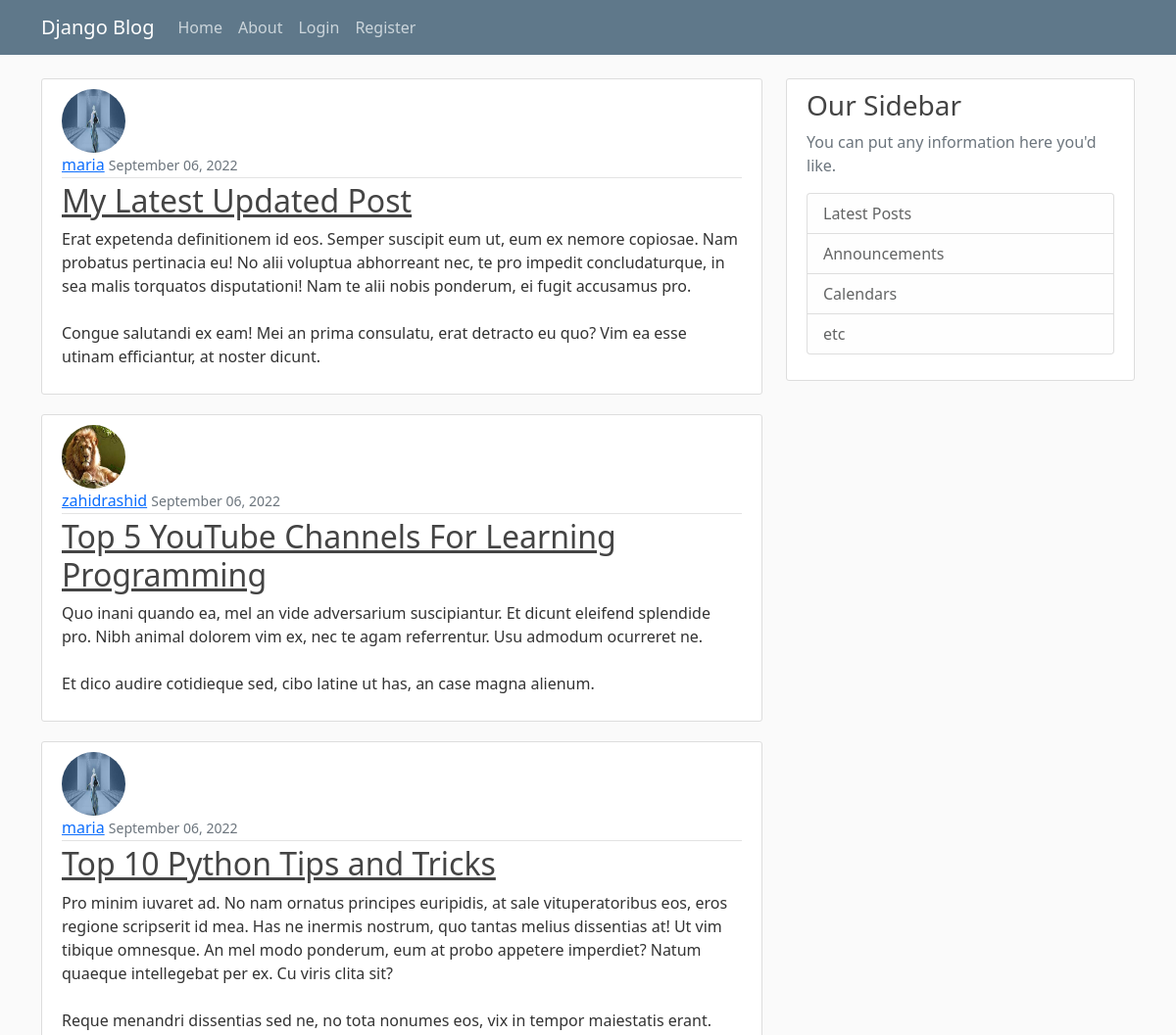
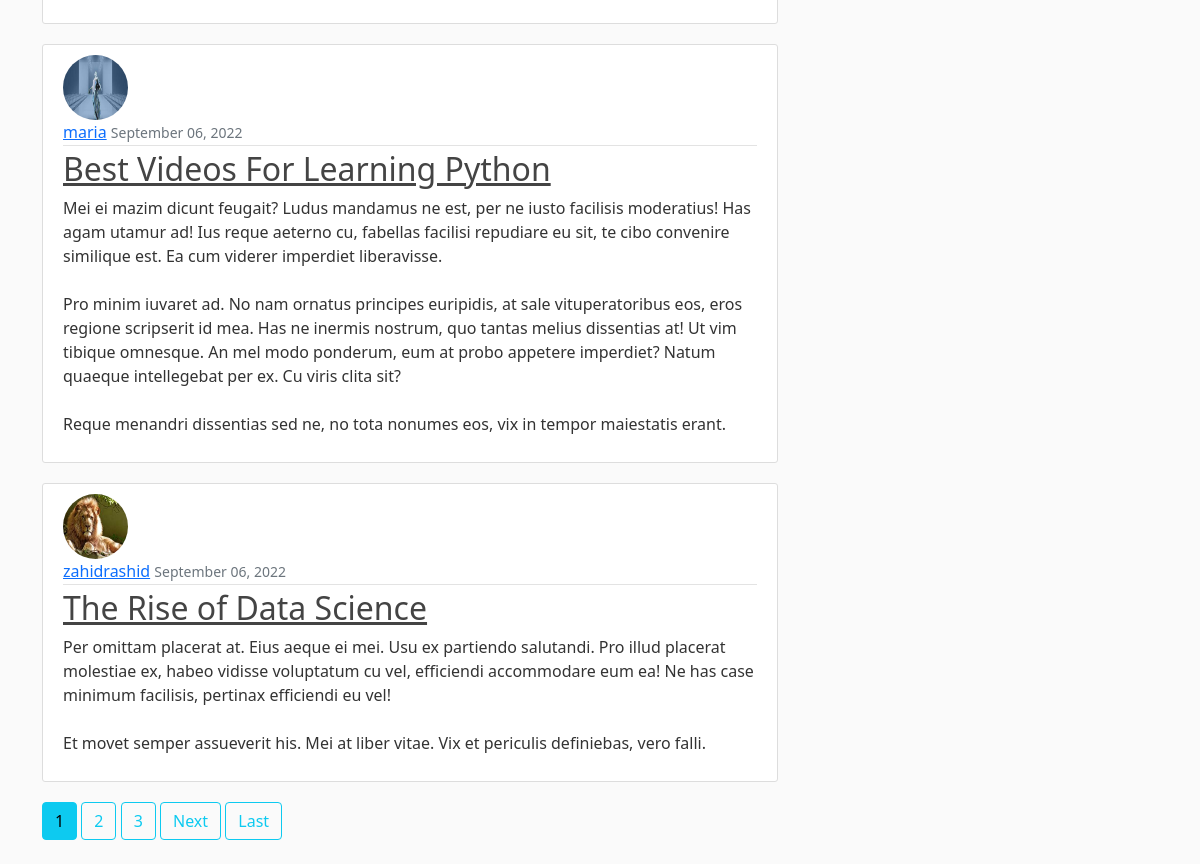
The app's page /, older data (2 pictures, top to bottom).
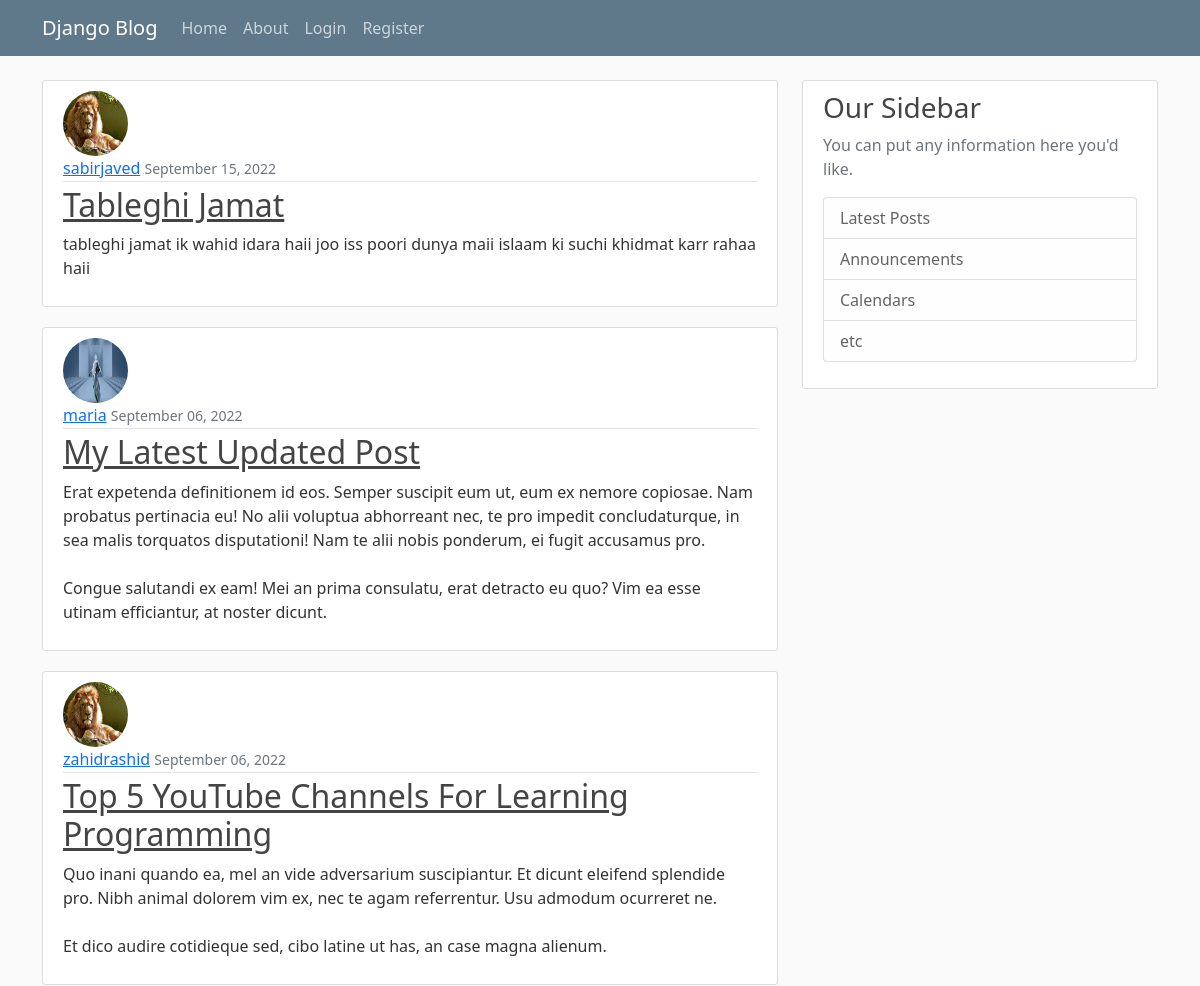
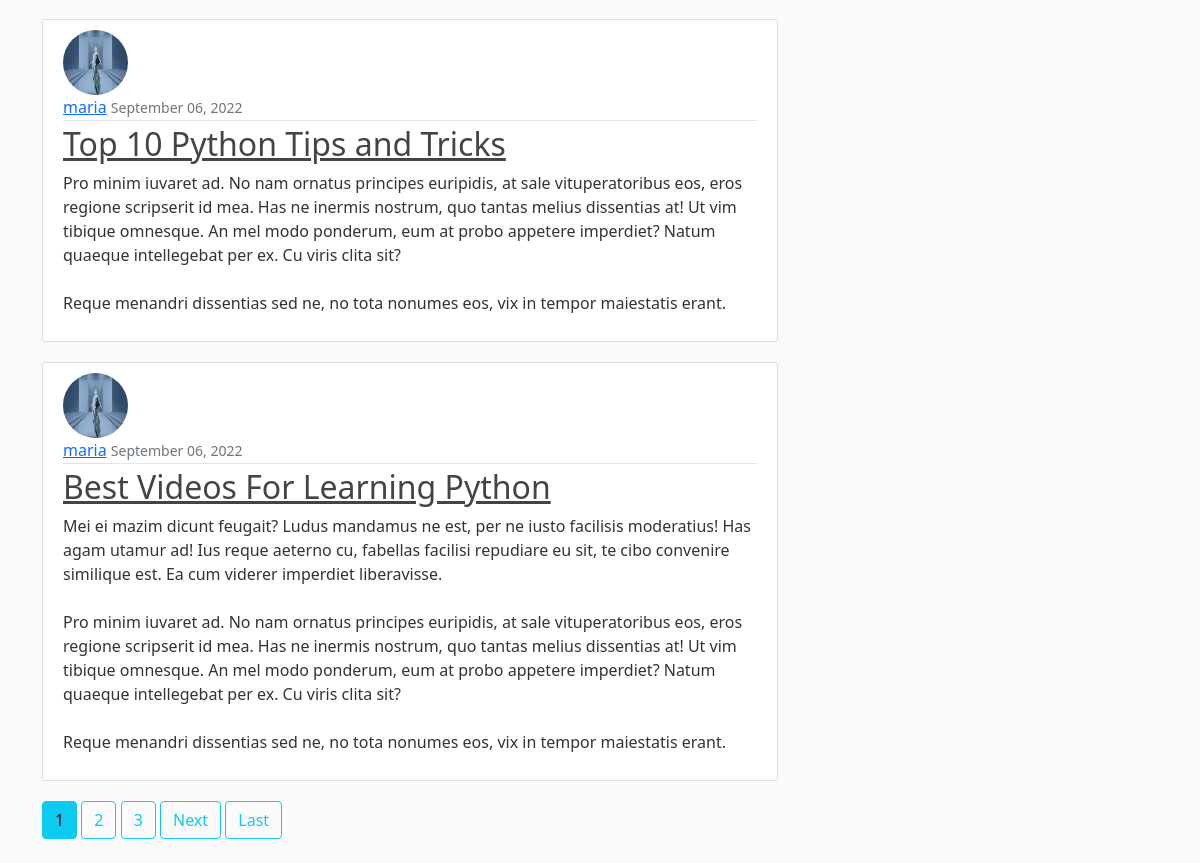
The same page, newer data (2 pictures, top to bottom).
### janu/models.py (models this page shows, shortened)
class Post (models.Model):
    title = models.CharField(max_length=100)
    content = models.TextField()
    date_posted = models.DateTimeField(default=timezone.now)
    author = models.ForeignKey(User,on_delete = models.CASCADE)

### users/models.py (models this page shows, shortened)
class Profile (models.Model):
    user = models.OneToOneField(User, on_delete=models.CASCADE)
    image = models.ImageField(default='default.jpg',upload_to='profile_pics')

### janu/views.py (the view)
# urls.py: path('',PostListView.as_view(),name ='blog-home'),
class PostListView(ListView):
     model = Post
     template_name= 'janu/hello.html' #<app>/<model>_<viewtype>.html
     context_object_name='posts'
     ordering=['-date_posted']
     paginate_by = 5

### janu/templates/janu/hello.html (shortened to what this page needs)
{% extends "janu/base.html" %}
{% block content %}
 {% for post in posts%}
    <article class="media content-section">
      <img class="rounded-circle article-img" src="{{ post.author.profile.image.url }}">
      <div class="media-body">
        <div class="article-metadata">
          <a class="mr-2" href="{% url 'user-posts' post.author.username %}">{{ post.author }}</a>
          <small class="text-muted">{{ post.date_posted |date:"F d, Y"}}</small>
        </div>
        <h2><a class="article-title" href="{% url 'post-detail' post.id %}">{{ post.title }}</a></h2>
        <p class="article-content">{{ post.content }}</p>
      </div>
    </article>
 {% endfor %}
 {% if is_paginated %}
   {% for num in page_obj.paginator.page_range %}
     {% if page_obj.number == num %}
        <a class="btn btn-info mb-4" href="?page={{ num }}">{{ num }}</a>
     {% elif num > page_obj.number|add:'-3' and num < page_obj.number|add:'3' %}
        <a class="btn btn-outline-info mb-4" href="?page={{ num }}">{{ num }}</a>
     {% endif %}
   {% endfor %}
   {% if page_obj.has_next %}
      <a class="btn btn-outline-info mb-4" href="?page={{page_obj.next_page_number}}">Next</a>
      <a class="btn btn-outline-info mb-4" href="?page={{ page_obj.paginator.num_pages }}">Last</a>
   {% endif %}
 {% endif %}
{% endblock content %}

Row changes from the older to the newer data that the page shows:
no longer on this page (row unchanged): Post: author.profile.image (placeholder picture), author "zahidrashid", date_posted "September 06, 2022", title "The Rise of Data Science", content "Per omittam placerat at. Eius aeque ei mei. Usu ex partiendo salutandi. Pro illud placerat molestiae ex, habeo vidisse voluptatum cu vel, efficiendi accommodare eum ea! Ne has case minimum facilisis, pertinax efficiendi eu vel! Et movet semper assueverit his. Mei at liber vitae. Vix et periculis definiebas, vero falli."
added Post: author.profile.image (placeholder picture), author "sabirjaved", date_posted "September 15, 2022", title "Tableghi Jamat", content "tableghi jamat ik wahid idara haii joo iss poori dunya maii islaam ki suchi khidmat karr rahaa haii"
